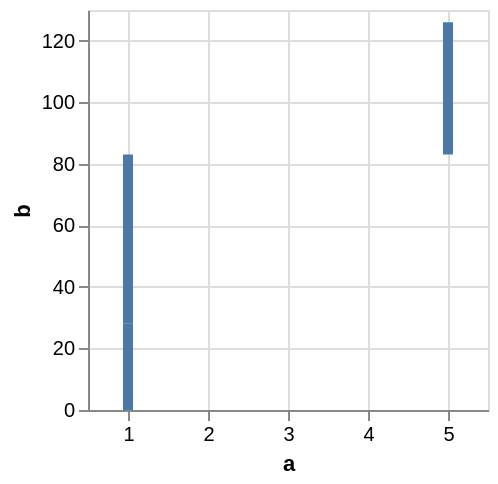

Write a Vega-Lite specification for this figure.
### Vega specification from a JSON file in a GitHub repository (floating-point values rounded to 4 significant figures)
{"$schema": "https://vega.github.io/schema/vega/v5.json", "background": "white", "padding": 5, "width": 200, "height": 200, "style": "cell", "data": [{"name": "source_0", "values": [{"a": 1, "b": 28}, {"a": 1, "b": 55}, {"a": 5, "b": 43}]}, {"name": "data_0", "source": "source_0", "transform": [{"type": "stack", "groupby": [], "field": "b", "sort": {"field": [], "order": []}, "as": ["b_start", "b_end"], "offset": "zero"}, {"type": "filter", "expr": "isValid(datum[\"a\"]) && isFinite(+datum[\"a\"]) && isValid(datum[\"b\"]) && isFinite(+datum[\"b\"])"}]}], "marks": [{"name": "marks", "type": "rect", "style": ["bar"], "from": {"data": "data_0"}, "encode": {"update": {"fill": {"value": "#4c78a8"}, "ariaRoleDescription": {"value": "bar"}, "description": {"signal": "\"a: \" + (format(datum[\"a\"], \"\")) + \"; b: \" + (format(datum[\"b\"], \"\"))"}, "xc": {"scale": "x", "field": "a"}, "width": {"value": 5}, "y": {"scale": "y", "field": "b_end"}, "y2": {"scale": "y", "field": "b_start"}}}}], "scales": [{"name": "x", "type": "linear", "domain": {"data": "data_0", "field": "a"}, "range": [0, {"signal": "width"}], "nice": true, "zero": false, "padding": 5}, {"name": "y", "type": "linear", "domain": {"data": "data_0", "fields": ["b_start", "b_end"]}, "range": [{"signal": "height"}, 0], "nice": true, "zero": true}], "axes": [{"scale": "x", "orient": "bottom", "gridScale": "y", "grid": true, "tickCount": {"signal": "ceil(width/40)"}, "domain": false, "labels": false, "aria": false, "maxExtent": 0, "minExtent": 0, "ticks": false, "zindex": 0}, {"scale": "y", "orient": "left", "gridScale": "x", "grid": true, "tickCount": {"signal": "ceil(height/40)"}, "domain": false, "labels": false, "aria": false, "maxExtent": 0, "minExtent": 0, "ticks": false, "zindex": 0}, {"scale": "x", "orient": "bottom", "grid": false, "title": "a", "labelAngle": 0, "labelBaseline": "top", "labelFlush": true, "labelOverlap": true, "tickCount": {"signal": "ceil(width/40)"}, "zindex": 0}, {"scale": "y", "orient": "left", "grid": false, "title": "b", "labelOverlap": true, "tickCount": {"signal": "ceil(height/40)"}, "zindex": 0}]}
